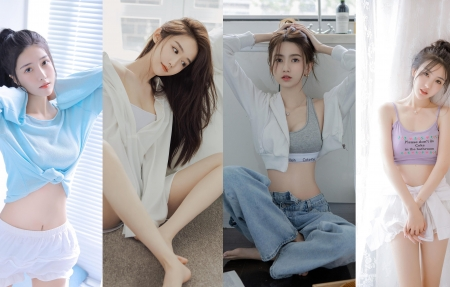
#> input picture Opencv/图片美化/dy.jpg, 450 x 287 px
$ python '中值滤波.py'
#> lines starting #> are read from the running program, lines starting #| are printed output that depends on the picture
#代码正确，结果不对
import cv2
import numpy as np
img = cv2.imread('dy.jpg', 1)
#> img is the input picture: shape (287, 450, 3); mean B, G, R 170.6, 168.4, 169.8
imgInfo = img.shape
#> imgInfo = (287, 450, 3)
height = imgInfo[0]
#> height = 287
width = imgInfo[1]
#> width = 450
img = cv2.cvtColor(img, cv2.COLOR_BGR2GRAY)
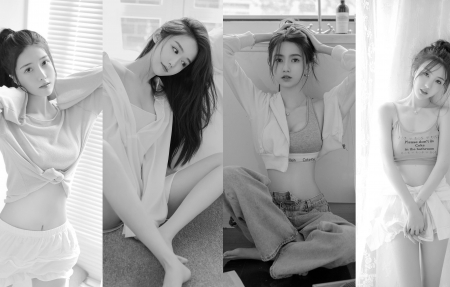
#> img: shape (287, 450); min 0, max 255, mean 169.1
cv2.imshow('src',img)
dst = np.zeros((height,width,3),np.uint8)
collect = np .zeros(9,np.uint8)
for i in range(1,height-1):
    for j in range(1,width-1):
        k = 0
        for m in range(-1,2):
            for n in range(-1,2):
                collect[k] = img[i+m,i+n]
                k = k+1
        #排序算法 冒泡比较法
        for k in range(0,9):
            p = collect[k]
            for t in range(k+1,9):
                if p < collect[t]:
                    mid = collect[t]
                    collect[t] = p
                    p = mid
        dst[i,j] = collect[4]
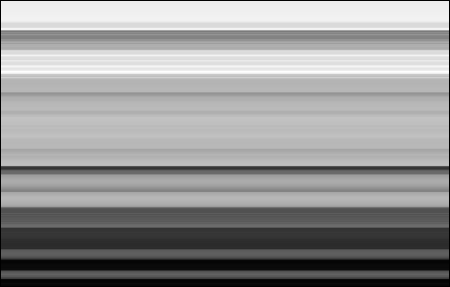
#> dst: shape (287, 450, 3); min 0, max 254, mean 149.1
#> after the loop, collect = [8, 7, 7, 7, 7, 7, 7, 7, 7]; mid = 8
cv2.imshow('dst', dst)
cv2.waitKey(0)

$ run again, with Opencv/图片美化/hzz.jpg copied over Opencv/图片美化/dy.jpg
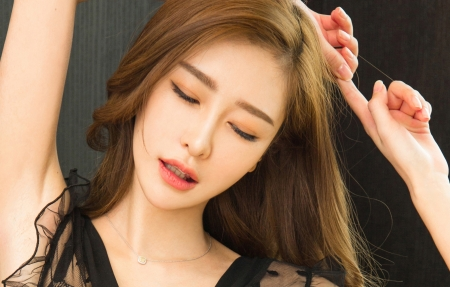
#> input picture Opencv/图片美化/hzz.jpg, 450 x 287 px
#> img is the input picture: shape (287, 450, 3); mean B, G, R 87.2, 111.2, 141.2
#> `img = cv2.cvtColor(img, cv2.COLOR_BGR2GRAY)`:
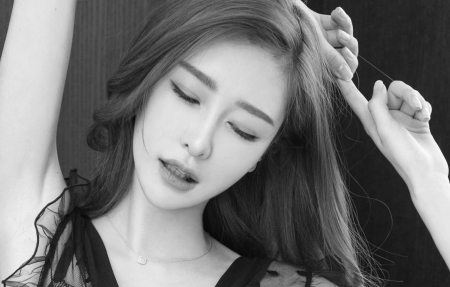
#> img: shape (287, 450); min 8, max 251, mean 117.5
#> after the loop `for i in range(1,height-1):`:
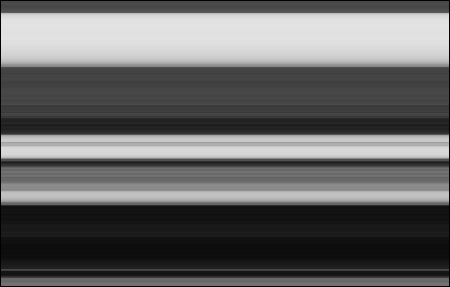
#> dst: shape (287, 450, 3); min 0, max 227, mean 101.1
#> after the loop `for i in range(1,height-1):`: collect = [127, 127, 121, 121, 114, 105, 105, 105, 105]; mid = 113
